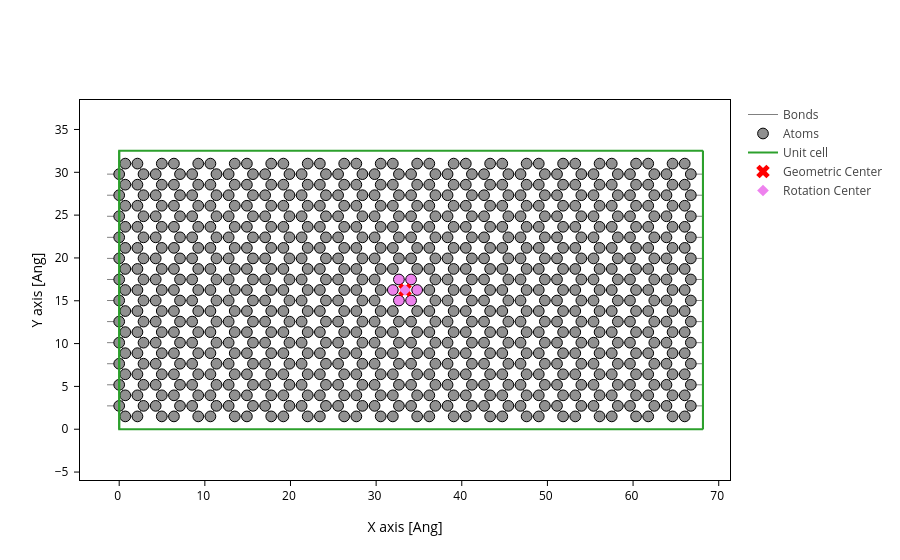

Notebook code for this chart:
### Code cell
from utils import build_electrode, build_nanoribbon, infer_centersize
from utils.plots import plot_with_center, mark_electrode
l, i = 2, 5
l, w, c = infer_centersize(l, i)
# l,w,c = 2, 5, 2 --- IGNORE ---
print(f"Length: {l}, Width: {w}, Center size: {c}, i: {(w-5)//4}")

e = build_electrode(w, l) # width, length
r = build_nanoribbon(e, c) # electrode, center_size
d,lr_idxs = build_reduced_device(r, e, repeat=3) # device, electrode, amount of rotations
plot_with_center(r)

### Figure 1 — Plotly figure (JSON) as saved in the notebook; plotly's stock layout.template omitted (floating-point values rounded to 4 significant figures; data arrays with more than 128 entries replaced by an {"elided": "..."} marker saying what was removed)
{"data": [{"line": {"color": "gray", "width": 1}, "meta": {}, "mode": "lines", "name": "Bonds", "opacity": 1, "type": "scatter", "x": {"elided": "24780 float values"}, "y": {"elided": "24780 float values"}}, {"marker": {"color": {"elided": "800 str values"}, "line": {"color": "black", "width": 1}, "opacity": 1, "size": 10.72}, "meta": {}, "mode": "markers", "name": "Atoms", "opacity": 1, "type": "scatter", "x": {"elided": "800 float values"}, "y": {"elided": "800 float values"}}, {"meta": {}, "mode": "lines", "name": "Unit cell", "type": "scatter", "x": [0.0, 0.0, 68.16, 68.16, 0.0, 0.0, NaN, 0.0, 0.0, 0.0, 68.16, 68.16, 0.0, NaN, 68.16, 68.16, NaN, 68.16, 68.16], "y": [0.0, 32.51, 32.51, 32.51, 32.51, 32.51, NaN, 32.51, 0.0, 0.0, 0.0, 0.0, 0.0, NaN, 32.51, 0.0, NaN, 32.51, 0.0]}, {"marker": {"color": "red", "size": 12, "symbol": "x"}, "mode": "markers", "name": "Geometric Center", "type": "scatter", "x": [33.37], "y": [16.26]}, {"marker": {"color": "violet", "size": 9, "symbol": "diamond"}, "mode": "markers", "name": "Rotation Center", "type": "scatter", "x": [33.37], "y": [16.26]}], "layout": {"scene": {"aspectmode": "data", "xaxis": {"title": {"text": "X axis [Ang]"}}, "yaxis": {"title": {"text": "Y axis [Ang]"}}}, "xaxis": {"scaleanchor": "y", "scaleratio": 1, "title": {"text": "X axis [Ang]"}}, "yaxis": {"title": {"text": "Y axis [Ang]"}}}}
